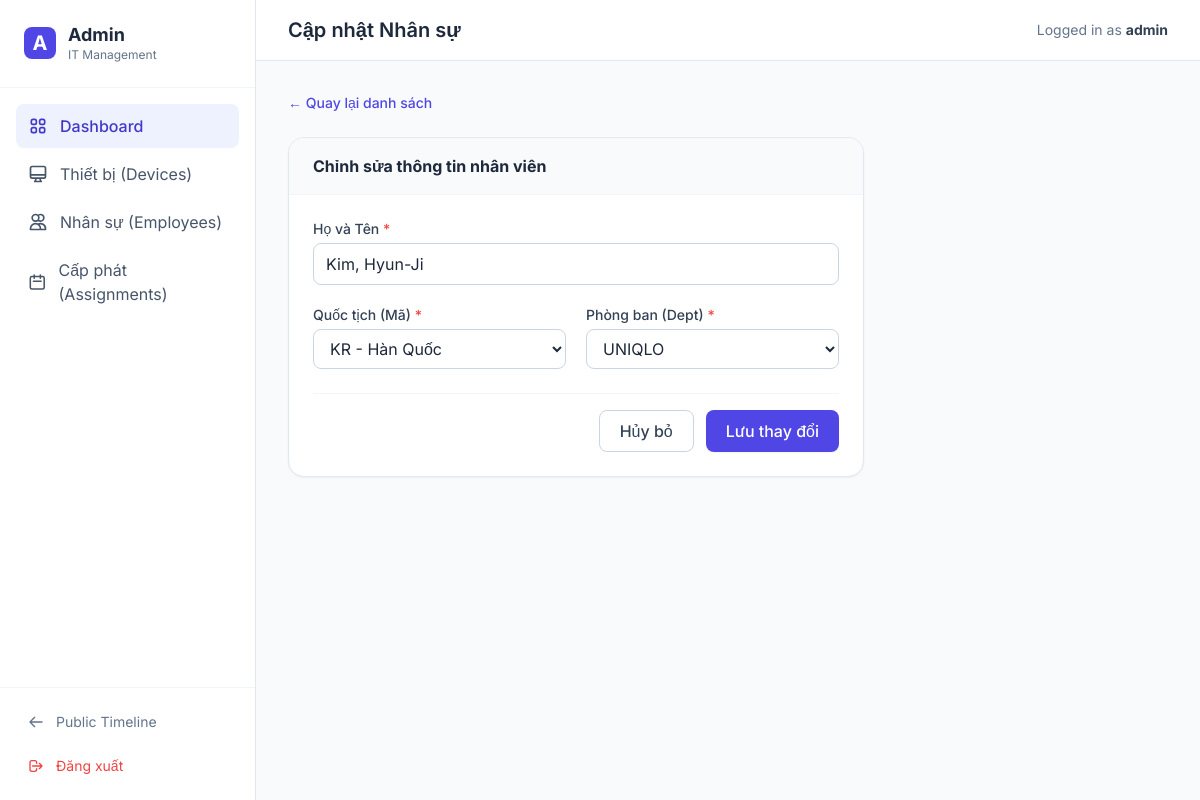
Page /admin/employee/edit/137 (signed in) on the committed database.
### models.py (models this page shows)
class AdminUser(UserMixin, db.Model):
    __tablename__ = 'admin_user'
    id = db.Column(db.Integer, primary_key=True)
    username = db.Column(db.String(80), unique=True, nullable=False)
    password_hash = db.Column(db.String(255), nullable=False)

class Employee(db.Model):
    __tablename__ = 'employee'
    id = db.Column(db.Integer, primary_key=True)
    full_name = db.Column(db.String(150), nullable=False)
    nationality = db.Column(db.String(2), nullable=False) # 'vn', 'kr', 'in'
    dept_id = db.Column(db.Integer, db.ForeignKey('dept.id'), nullable=False)
    assignments = db.relationship('Assignment', backref='employee', lazy=True)

class Dept(db.Model):
    __tablename__ = 'dept'
    id = db.Column(db.Integer, primary_key=True)
    name = db.Column(db.String(80), unique=True, nullable=False)
    color_code = db.Column(db.String(7), nullable=False) # VD: #ff0000
    employees = db.relationship('Employee', backref='dept', lazy=True)

### app.py (the view, shortened to what this page needs)
@app.route('/admin/employee/create', methods=['GET', 'POST'])
@app.route('/admin/employee/edit/<int:employee_id>', methods=['GET', 'POST'])
@login_required
def admin_employee_form(employee_id=None):
    from models import Employee, Dept
    employee = Employee.query.get_or_404(employee_id) if employee_id else None
    departments = Dept.query.all()
    return render_template('admin_employee_form.html', employee=employee, departments=departments)

### app.py (called while the page is built)
@login_manager.user_loader
def load_user(user_id):
    from models import AdminUser
    return AdminUser.query.get(int(user_id))

### templates/admin_employee_form.html (shortened to what this page needs)
{% extends "admin_layout.html" %}
{% block header_title %}{{ 'Cập nhật' if employee else 'Thêm Mới' }} Nhân sự{% endblock %}
{% block content %}
<div class="mb-6">
    <a href="{{ url_for('admin_employees') }}"
        class="text-sm text-indigo-600 hover:text-indigo-800 font-medium flex items-center gap-1">
        &larr; Quay lại danh sách
    </a>
</div>
<div class="bg-white rounded-2xl shadow-sm border border-slate-200 overflow-hidden max-w-xl">
    <div class="px-6 py-4 border-b border-slate-100 bg-slate-50">
        <h3 class="font-bold text-slate-800">{{ 'Chỉnh sửa thông tin nhân viên' if employee else 'Nhập thông tin nhân
            viên mới' }}</h3>
    </div>
    <form method="POST" class="p-6">
        <div class="space-y-5 mb-6">
            <div>
                <label class="block text-sm font-medium text-slate-700 mb-1">Họ và Tên <span
                        class="text-red-500">*</span></label>
                <input type="text" name="full_name" value="{{ employee.full_name if employee else '' }}" required
                    placeholder="VD: Nguyễn Văn A"
                    class="w-full px-3 py-2 border border-slate-300 rounded-lg focus:ring-2 focus:ring-indigo-500 focus:border-indigo-500">
            </div>
            <div class="grid grid-cols-2 gap-5">
                <div>
                    <label class="block text-sm font-medium text-slate-700 mb-1">Quốc tịch (Mã) <span
                            class="text-red-500">*</span></label>
                    <select name="nationality"
                        class="w-full px-3 py-2 border border-slate-300 rounded-lg focus:ring-2 focus:ring-indigo-500 bg-white">
                        <option value="kr" {% if employee and employee.nationality=='kr' %}selected{% endif %}>KR - Hàn
                            Quốc</option>
                    </select>
                </div>
                <div>
                    <label class="block text-sm font-medium text-slate-700 mb-1">Phòng ban (Dept) <span
                            class="text-red-500">*</span></label>
                    <select name="dept_id"
                        class="w-full px-3 py-2 border border-slate-300 rounded-lg focus:ring-2 focus:ring-indigo-500 bg-white">
                        {% for dept in departments %}
                        <option value="{{ dept.id }}" {% if employee and employee.dept_id==dept.id %}selected{% endif
                            %}>
                            {{ dept.name }}
                        </option>
                        {% endfor %}
                    </select>
                </div>
            </div>
        </div>
        <div class="flex justify-end gap-3 pt-4 border-t border-slate-100">
            <a href="{{ url_for('admin_employees') }}"
                class="px-5 py-2 border border-slate-300 rounded-lg text-slate-700 hover:bg-slate-50 transition-colors font-medium">Hủy
                bỏ</a>
            <button type="submit"
                class="px-5 py-2 bg-indigo-600 hover:bg-indigo-700 text-white rounded-lg font-medium transition-colors shadow-sm">
                {{ 'Lưu thay đổi' if employee else 'Thêm nhân sư' }}
            </button>
        </div>
    </form>
</div>
{% endblock %}

### templates/admin_layout.html (shortened to what this page needs)
<!DOCTYPE html>
<html lang="en">
<head>
    <script src="https://cdn.tailwindcss.com"></script>
</head>
<body class="bg-slate-50 text-slate-800 antialiased flex h-screen overflow-hidden">
    <aside class="w-64 bg-white border-r border-slate-200 flex flex-col">
        <div class="p-6 border-b border-slate-100 flex items-center gap-3">
            <div class="w-8 h-8 bg-indigo-600 rounded-lg flex items-center justify-center text-white font-bold text-xl">
                A</div>
            <div>
                <h1 class="font-bold text-lg leading-tight">Admin</h1>
                <p class="text-xs text-slate-500">IT Management</p>
            </div>
        </div>
        <nav class="flex-1 p-4 space-y-1 overflow-y-auto">
            <a href="/admin"
                class="flex items-center gap-3 px-3 py-2.5 rounded-lg bg-indigo-50 text-indigo-700 font-medium">
                Dashboard
            </a>
            <a href="/admin/devices"
                class="flex items-center gap-3 px-3 py-2.5 rounded-lg text-slate-600 hover:bg-slate-50 hover:text-slate-900 transition-colors">
                <svg class="w-5 h-5" fill="none" stroke="currentColor" viewBox="0 0 24 24">
                    <path stroke-linecap="round" stroke-linejoin="round" stroke-width="2"
                        d="M9.75 17L9 20l-1 1h8l-1-1-.75-3M3 13h18M5 17h14a2 2 0 002-2V5a2 2 0 00-2-2H5a2 2 0 00-2 2v10a2 2 0 002 2z">
                    </path>
                </svg>
                Thiết bị (Devices)
            </a>
            <a href="/admin/employees"
                class="flex items-center gap-3 px-3 py-2.5 rounded-lg text-slate-600 hover:bg-slate-50 hover:text-slate-900 transition-colors">
                <svg class="w-5 h-5" fill="none" stroke="currentColor" viewBox="0 0 24 24">
                    <path stroke-linecap="round" stroke-linejoin="round" stroke-width="2"
                        d="M12 4.354a4 4 0 110 5.292M15 21H3v-1a6 6 0 0112 0v1zm0 0h6v-1a6 6 0 00-9-5.197M13 7a4 4 0 11-8 0 4 4 0 018 0z">
                    </path>
                </svg>
                Nhân sự (Employees)
            </a>
            <a href="/admin/assignments"
                class="flex items-center gap-3 px-3 py-2.5 rounded-lg text-slate-600 hover:bg-slate-50 hover:text-slate-900 transition-colors">
                <svg class="w-5 h-5" fill="none" stroke="currentColor" viewBox="0 0 24 24">
                    <path stroke-linecap="round" stroke-linejoin="round" stroke-width="2"
                        d="M8 7V3m8 4V3m-9 8h10M5 21h14a2 2 0 002-2V7a2 2 0 00-2-2H5a2 2 0 00-2 2v12a2 2 0 002 2z">
                    </path>
                </svg>
                Cấp phát (Assignments)
            </a>
        </nav>
        <div class="p-4 border-t border-slate-100">
            <a href="/"
                class="flex items-center gap-3 px-3 py-2 rounded-lg text-sm text-slate-500 hover:text-slate-700 hover:bg-slate-50 transition-colors">
                <svg class="w-4 h-4" fill="none" stroke="currentColor" viewBox="0 0 24 24">
                    <path stroke-linecap="round" stroke-linejoin="round" stroke-width="2"
                        d="M10 19l-7-7m0 0l7-7m-7 7h18"></path>
                </svg>
                Public Timeline
            </a>
            <a href="/logout"
                class="flex items-center gap-3 px-3 py-2 mt-2 rounded-lg text-sm text-red-500 hover:text-red-700 hover:bg-red-50 transition-colors">
                <svg class="w-4 h-4" fill="none" stroke="currentColor" viewBox="0 0 24 24">
                    <path stroke-linecap="round" stroke-linejoin="round" stroke-width="2"
                        d="M17 16l4-4m0 0l-4-4m4 4H7m6 4v1a3 3 0 01-3 3H6a3 3 0 01-3-3V7a3 3 0 013-3h4a3 3 0 013 3v1">
                    </path>
                </svg>
                Đăng xuất
            </a>
        </div>
    </aside>
    <main class="flex-1 flex flex-col h-full bg-slate-50 overflow-y-auto">
        <header
            class="bg-white border-b border-slate-200 px-8 py-4 flex justify-between items-center sticky top-0 z-10">
            <h2 class="text-xl font-semibold text-slate-800">
                {% block header_title %}Tổng quan (Dashboard){% endblock %}
            </h2>
            <div class="text-sm text-slate-500">
                Logged in as <span class="font-bold text-slate-700">{{ current_user.username }}</span>
            </div>
        </header>
        <div class="p-8 max-w-7xl w-full mx-auto">
            {% block content %}{% endblock %}
        </div>
    </main>
</body>
</html>

### templates/admin_layout.html (style rules this page uses)
body { font-family: 'Inter', sans-serif; }

### rows in the picture
AdminUser: username "admin"
Employee: full_name "Kim, Hyun-Ji", nationality "KR - Hàn Quốc", dept_id "UNIQLO"

### other values in the picture
{{ 'Cập nhật' if employee else 'Thêm Mới' }} "Cập nhật"
{{ 'Lưu thay đổi' if employee else 'Thêm nhân sư' }} "Lưu thay đổi"
